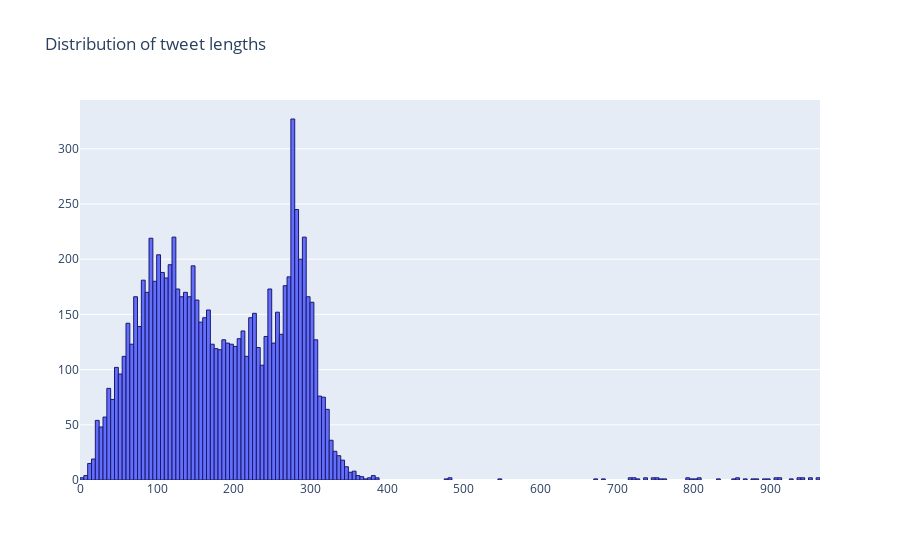

Write notebook code for a chart like this one.
### Markdown cell above
> # **Neutral tweet example**  : Israel's COVID-19 vaccine boosters show signs of taming Delta  https://t.co/hpmx4A7ui5

> # **Positive Tweet example** : This infographic visualizes how effective 14 vaccines have been (polio, diphtheria, measles, etc.) in the United States since their creation  https://t.co/NjGFrNrNfp

> # **Negative Tweet example** : all the vaccines have terrible product branding and the manufacturers are worried anti-vaccine blowback will affect their other drugs

### Code cell
x = data.Length.values


fig = go.Figure(data=[go.Histogram(x=x,
                                   marker_line_width=1, 
                                   marker_line_color="midnightblue", 
                                   xbins_size = 5)])

fig.update_layout(title_text='Distribution of tweet lengths')
fig.show()

### Figure 1 — Plotly figure (JSON) as saved in the notebook; plotly's stock layout.template omitted (floating-point values rounded to 4 significant figures; data arrays with more than 128 entries replaced by an {"elided": "..."} marker saying what was removed)
{"data": [{"marker": {"line": {"color": "midnightblue", "width": 1}}, "type": "histogram", "x": {"elided": "9127 int values"}, "xbins": {"size": 5}}], "layout": {"title": {"text": "Distribution of tweet lengths"}}}
